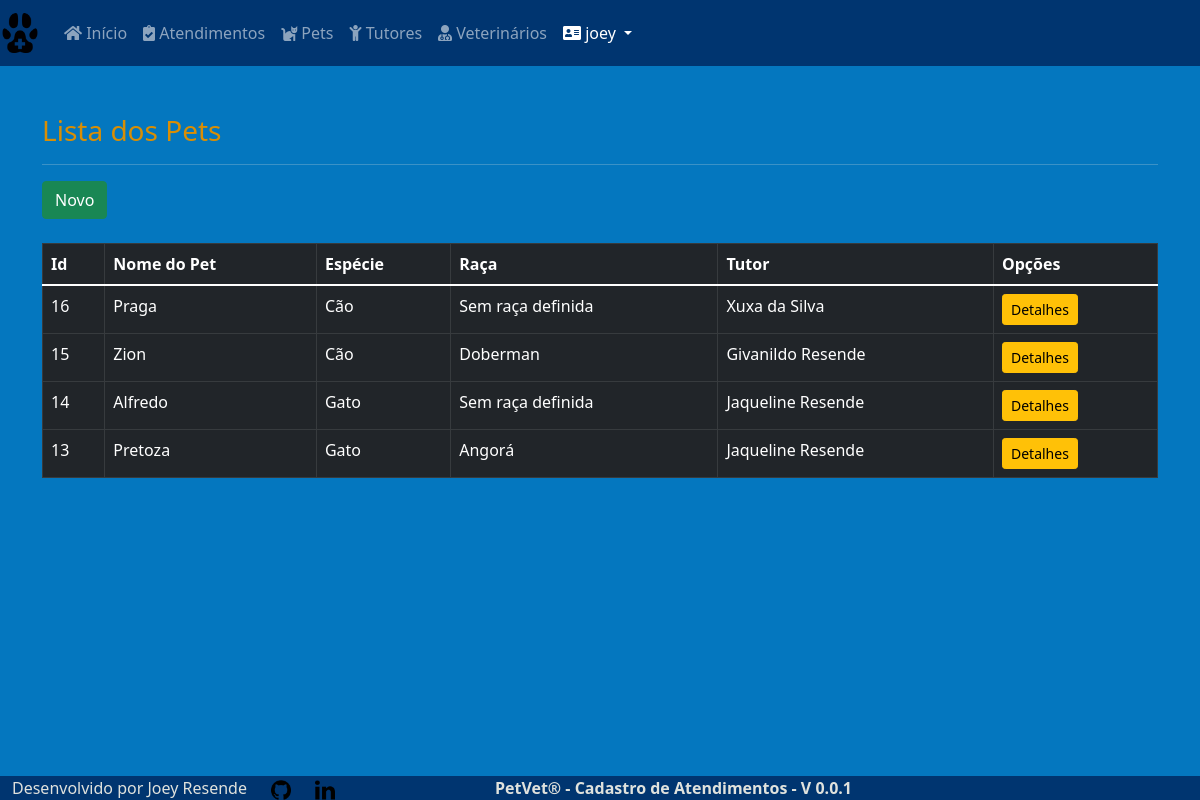
The app's page /core/pets/ (signed in) with its own data.
### core/models.py (models this page shows, shortened)
class Pets(models.Model):
    id = models.AutoField(primary_key=True)
    pet_name = models.CharField(
        max_length=30, verbose_name='Nome do Pet')
    species = models.CharField(
        max_length=20, verbose_name='Espécie')
    breed = models.CharField(
        max_length=30, verbose_name='Raça')
    gender = models.CharField(
        max_length=5, choices=sex_status, verbose_name='Genêro')
    date_of_birth = models.DateField(
        null=True, blank=True, verbose_name='Data de Nascimento')
    castrated = models.CharField(
        max_length=3, choices=castrated_status, default='N', verbose_name='Castrado?')
    weight = models.DecimalField(
        max_digits=6, decimal_places=3, verbose_name='Peso')
    tutor_name = models.ForeignKey(
        'Tutor', on_delete=models.PROTECT, null=True, verbose_name="Nome do Tutor")
    class Meta:
        ordering = ['-id']

class Tutor(models.Model):
    tutor_name = models.CharField(
        max_length=30, verbose_name='Nome do Tutor')
    cpf = CPFField('cpf')
    phone = PhoneField(verbose_name='Telefone')
    email = models.EmailField(max_length=254, verbose_name='Email')
    cep = models.IntegerField(help_text='Cep')
    street = models.CharField(max_length=40, verbose_name='Rua')
    number = models.IntegerField(verbose_name='Numero')
    district = models.CharField(max_length=40, verbose_name='Bairro')
    city = models.CharField(
        max_length=40, default='Petrolina', verbose_name='Cidade')
    state = models.CharField(
        max_length=40, default='Pernambuco', verbose_name='Estado')
    def __str__(self):
        return self.tutor_name

### core/views.py (the view)
# urls.py: path('pets/', PetList.as_view(), name='pets'),
class PetList(LoginRequiredMixin, ListView):
    login_url = reverse_lazy('login')
    model = Pets
    template_name = 'core/pet_list.html'

### core/templates/core/pet_list.html (shortened to what this page needs)
{% extends 'core/base_model.html' %}
{% block content %}
<h3>Lista dos Pets</h3>
<hr>
<a href="{% url 'pet_new' %}" class="btn btn-success btn">Novo</a><br><br>
<div class="table-responsive">
  <table class="table table-bordered table-hover table-dark">
    <thead class="thead-dark">
      <tr>
        <th>Id</th>
        <th>Nome do Pet</th>
        <th>Espécie</th>
        <th>Raça</th>
        <th>Tutor</th>
        <th>Opções</th>
      </tr>
    </thead>
      {% for each in object_list %}
      <tr>
        <td>{{ each.id }}</td>
        <td>{{ each.pet_name }}</td>
        <td>{{ each.species }}</td>
        <td>{{ each.breed }}</td>
        <td>{{ each.tutor_name }}</td>
        <td>
          <a href="{% url 'pet_detail' each.pk %}" class="btn btn-warning btn-sm">Detalhes</a>
        </td>
      </tr>
      {% empty %}
      <tr>
        <td colspan="6">Nenhum Pet cadastrado.</td>
      </tr>
      {% endfor %}
  </table>
</div>
{% endblock %}

### core/templates/core/base_model.html (shortened to what this page needs)
{% load static %}
<!DOCTYPE html>
<html lang="pt-br" class="h-100">
<head>
    <link
      rel="stylesheet"
      href="https://cdn.jsdelivr.net/npm/bootstrap@5.1.3/dist/css/bootstrap.min.css"
    />
    <link rel="stylesheet" href="https://cdnjs.cloudflare.com/ajax/libs/font-awesome/5.11.2/css/all.css">
    <link rel="stylesheet" href="{% static 'css/styles.css' %}" />
</head>
 <body class="d-flex flex-column h-100">
    <main role="main" class="flex-shrink-0">
      {% block menu %}
      <header class="navbar navbar-expand navbar-dark flex-column flex-md-row bd-navbar">
          <a class="navbar-brand" href="{% url 'index' %}">
            <img src="{% static 'img/favicon.ico/' %}" height="40" alt="" />
          </a>
          <div class="navbar-nav-scroll">
          <div class="collapse navbar-collapse" id="navbarNavDropdown">
            <ul class="navbar-nav mr-auto">
              <li class="nav-item">
                <a class="nav-link" href="{% url 'index' %}">
                  <i class="fa fa-home" aria-hidden="true"></i>
                  Início
                </a>
              </li>
              <li class="nav-item">
                <a class="nav-link" href="{% url 'medical_cares' %}">
                  <i class="fas fa-clipboard-check" aria-hidden="true"></i>
                  Atendimentos
                </a>
              </li>
              <li class="nav-item">
                <a class="nav-link" href="{% url 'pets' %}">
                  <i class="fas fa-cat" aria-hidden="true"></i>
                  Pets
                </a>
              </li>
              <li class="nav-item">
                <a class="nav-link" href="{% url 'tutors' %}">
                  <i class="fas fa-child" aria-hidden="true"></i>
                  Tutores
                </a>
              </li>
              <li class="nav-item">
                <a class="nav-link" href="{% url 'vets' %}">
                  <i class="fas fa-user-md" aria-hidden="true"></i>
                  Veterinários
                </a>
              </li>
            </ul>
            <ul class="navbar-nav">
              {% if request.user.is_authenticated %}
              <li class="nav-item dropdown">
                <a
                  class="nav-link dropdown-toggle text-white"
                  href="#"
                  id="navbarDropdownMenuLink"
                  role="button"
                  data-toggle="dropdown"
                  aria-haspopup="true"
                  aria-expanded="false"
                >
                  <i class="fas fa-address-card" aria-hidden="true"></i>
                  <span id="username">{{ request.user }}</span>
                </a>
              </li>
              {% endif %}
            </ul>
          </div>
          </div>
      </header>
      {% endblock %}
      <div class="container py-5">
        {% block content %}
        {% endblock %}
      </div>
    </main>
    <footer class="mt-auto">
      {% block footer %}
      <div class="container-fluid text-center">
          <div class="row">
            <div class="col-md-auto">
                <span>Desenvolvido por Joey Resende</span>
            </div>
            <div class="col-md-auto">
                <a href="https://github.com/Joey-Resende" target="_blank">
                  <img src="{% static 'img/github_logo_icon.png' %}" height="20" alt="logo github">
                </a>
            </div>
            <div class="col-md-auto">
                <a href="https://www.linkedin.com/in/givanildo-resende/" target="_blank">
                  <img src="{% static 'img/linkedin_logo_icon.png' %}" height="20" alt="logo linkedin">
                </a>
            </div>
            <div class="col">
                <span><strong>PetVet® - Cadastro de Atendimentos - V 0.0.1</strong></span>
            </div>
            <div class="col-2">
          </div>
      </div>
      {% endblock %}
    </footer>
  </body>
</html>

### static/css/styles.css (style rules this page uses)
:root { --preto: #000000; --branco-1: #ffffff; --branco-2: #E0E2DD; --azul-1: #0477BF; --azul-2: #0388A6; --azul-3: #003570; --amarelo-1: #F2CB05; --amarelo-2: #D98E04; }
body { background-color: var(--azul-1); color: var(--preto); }
h3 { color: var(--amarelo-2); }
div { color: var(--branco-2); }
.navbar { background-color: var(--azul-3); color: var(--amarelo-2); }
#navbarNavDropdown { color: var(--amarelo-2); }
footer { background-color: var(--azul-3); }

### records on screen
Pets: id "16", pet_name "Praga", species "Cão", breed "Sem raça definida", tutor_name "Xuxa da Silva"
Pets: id "15", pet_name "Zion", species "Cão", breed "Doberman", tutor_name "Givanildo Resende"
Pets: id "14", pet_name "Alfredo", species "Gato", breed "Sem raça definida", tutor_name "Jaqueline Resende"
Pets: id "13", pet_name "Pretoza", species "Gato", breed "Angorá", tutor_name "Jaqueline Resende"

### other values on screen
{{ request.user }} "joey"
